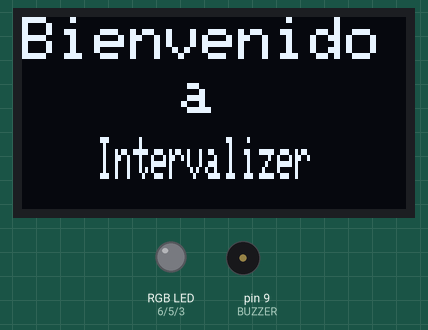
This sketch was run on a simulated Arduino Uno, built with avr-gcc and run on an emulated ATmega328P. On the bench: 128×64 one-colour display, an RGB LED mixed from three pins (HIGH = lit), buzzer (waves = sounding). Random numbers use the default seed unless the sketch sets one; what the sketch prints to the serial monitor is not drawn.

Above: at 0.1 s.
At 2.4 s:
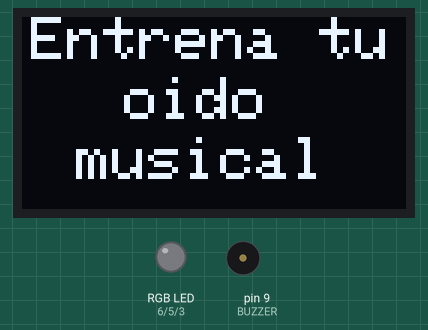
At 5.3 s:
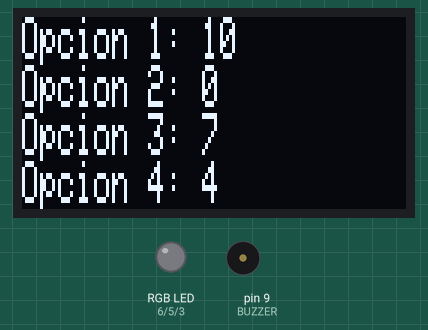
At 12.4 s:
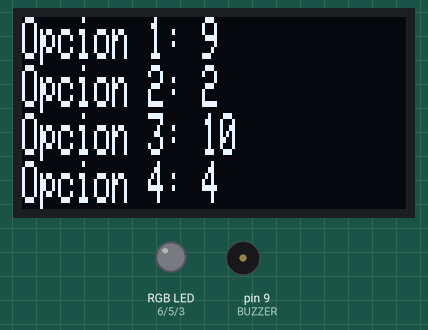
At 19.5 s:
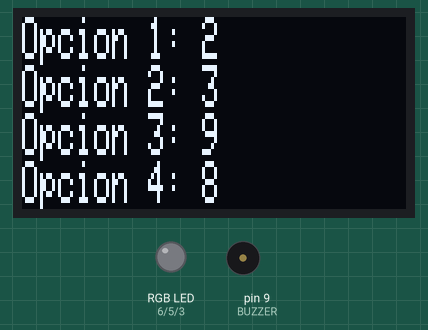
At 37.4 s:
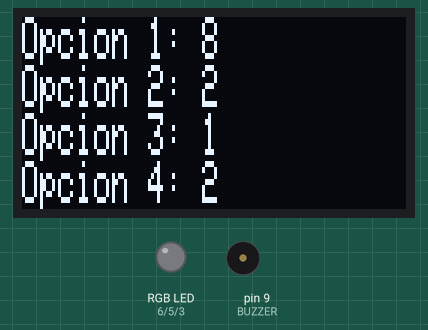
Timing chart, 0 to 38.9 s (numbered marks = the images above):
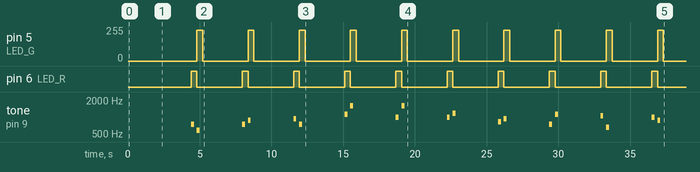

Measured:
- by itself, pin 5 (LED_G): alternates 230/255 for 0.40 s and 0/255 for 3.2 s
- by itself, pin 6 (LED_R): alternates HIGH for 0.40 s and LOW for 3.2 s
- by itself, tone on pin 9 (BUZZER): plays 739 Hz for 0.20 s, 587 Hz for 0.20 s, 739 Hz for 0.20 s, 880 Hz for 0.20 s, 932 Hz for 0.20 s, 739 Hz for 0.20 s … (20 notes in this stretch)
- what the display in image 1 shows lasts 2.1 s, from 2.3 s to 4.4 s
- what the display in image 2 shows lasts 3.6 s, from 4.4 s to 8.0 s

The sketch:

Intervalizer.ino
```cpp
// Primero definimos variables para las entradas físicas del Arduino y sus respectivos componentes.
#define BUZZER 9
#define BOTON_1 2
#define BOTON_2 4
#define BOTON_3 7
#define BOTON_4 8
#define LED_R 6
#define LED_G 5
#define LED_B 3

// Declaramos varialbes para la pantalla OLED

// Estas son las librerías
#include <Wire.h>
#include <Adafruit_GFX.h>
#include <Adafruit_SSD1306.h>

// Estas son las dimensiones de la pantalla OLED
#define ANCHO 128
#define ALTO 64

// Acá se instancia el objeto "oled" de la clase "Adafruit_SSD1306".
// La variable OLED_RESET es propia de un módulo de pantalla fabricado por Adafruit.
#define OLED_RESET 4
Adafruit_SSD1306 oled(ANCHO, ALTO, &Wire, OLED_RESET);

// Array con las frecuencias de las notas músicales. Son dos octavas, de La4 a La6
double notas_musicales[] = {
  440,
  466.16,
  493.88,
  523.25,
  554.37,
  587.33,
  622.25,
  659.26,
  698.46,
  739.99,
  783.99,
  830.61,
  880,
  932.33,
  987.77,
  1046.5,
  1108.73,
  1174.66,
  1244.51,
  1318.51,
  1396.91,
  1479.98,
  1567.98,
  1661.22,
  1760
};

// Definimos los intervalos disponibles. En este caso, sólo serán 3ra Mayor, 4ta Justa, 5ta Justa y 6ta mayor.
int intervalos[] = {1, 2, 3, 4, 5, 6, 7, 8, 9, -1, -2, -3, -4, -5, -6, -7, -8, -9};

void setup() {
  // put your setup code here, to run once:

  Serial.begin(9600); // Iniciamos la comunicación serial

  // Definimos los pines como entradas o salidas
  pinMode(BUZZER, OUTPUT);
  pinMode(BOTON_1, INPUT);
  pinMode(BOTON_2, INPUT);
  pinMode(BOTON_3, INPUT);
  pinMode(BOTON_4, INPUT);
  pinMode(LED_R, OUTPUT);
  pinMode(LED_G, OUTPUT);
  pinMode(LED_B, OUTPUT);

  // RandomSeed - Esto permitirá que la secuencia de números
  // siempre sea distinta.
  randomSeed(analogRead(A0));

  // Iniciamos la pantalla OLED
  Wire.begin();
  oled.begin(SSD1306_SWITCHCAPVCC, 0X3C);

  // Bienvenida al juego
  saludar();
}

void loop() {
  // Primero elegimos la primera nota al azar

  // Elegimos la primer nota al azar
  int numero_random = random(9, 17);
  double primer_nota =elegirPrimerNota(numero_random);

  // Elegimos al azar el intervalo
  int intervalo = elegirIntervalo();

  // Definimos la segunda nota en base al intervalo
  double segunda_nota = elegirSegundaNota(intervalo, numero_random);

  Serial.println("-------");

 // Ahora generamos las opciones posibles
 // En este caso serán opcion_correcta, opcion_1, opcion_2, opcion_3
 // Las 3 restantes serán incorrectas y distintas entre sí.

 int opcion_correcta = definirIntervaloCorrecto(intervalo);
 int opcion_1 = generarIntervaloIncorrecto(intervalo);
 int opcion_2 = generarIntervaloIncorrecto(intervalo);
 int opcion_3 = generarIntervaloIncorrecto(intervalo);

 // Ahora imprimimos en la pantalla las opciones
 imprimirOpciones(opcion_correcta, opcion_1, opcion_2, opcion_3);

 // Ahora emitimos los sonidos
 emitirIntervalos(primer_nota, segunda_nota);
}

void saludar(){
  oled.clearDisplay();
  oled.setTextColor(WHITE);
  oled.setCursor(0, 0);
  oled.setTextSize(2);
  oled.println("Bienvenido");
  oled.setCursor(53, 18);
  oled.println("a");
  oled.setCursor(25, 40);
  oled.setTextSize(1, 2);
  oled.println("Intervalizer");

  oled.display();
  delay(2250);

  oled.clearDisplay();
  oled.setTextColor(WHITE);
  oled.setCursor(3, 0);
  oled.setTextSize(2);
  oled.println("Entrena tu");
  oled.setCursor(34, 20);
  oled.println("oido");
  oled.setCursor(18, 40);
  oled.println("musical");
  oled.display();
  delay(2000);
}

double elegirPrimerNota(int numero_random) {
  // Por ahora no será muy sofisticado el sistema. Elegiré una nota del medio para que nunca me tire error al elegir la segunda nota.
  double primer_nota = notas_musicales[numero_random]; // En este caso, se podrá elegir desde la novena nota hasta la décimosexta.
  Serial.print("Esta es la primer nota: ");
  Serial.println(primer_nota);
  return primer_nota;
}

int elegirIntervalo() {
  int intervalo = intervalos[random(0,17)];
  Serial.print("Este es el intervalo: ");
  Serial.println(intervalo);
  return intervalo;
}

double elegirSegundaNota(int intervalo, int numero_random) {
  double segunda_nota = notas_musicales[numero_random + intervalo];
  Serial.print("Este es la segunda nota: ");
  Serial.println(segunda_nota);
  return segunda_nota;
}

void emitirIntervalos(double primer_nota, double segunda_nota){
 tone(BUZZER, primer_nota, 200);
 analogWrite(LED_R, 255);
 delay(400);
 analogWrite(LED_R, 0);

 tone(BUZZER, segunda_nota, 200);
 analogWrite(LED_G, 230);
 delay(400);
 analogWrite(LED_G, 0);

 delay(2700);
}

int definirIntervaloCorrecto(int intervalo){
  if (intervalo < 0) {
    intervalo = intervalo * -1;
  }
  return intervalo;
}

int generarIntervaloIncorrecto(int intervalo) {
  int intervalo_incorrecto = random(0, 11);
  while (intervalo == intervalo_incorrecto) {
    intervalo_incorrecto = random(0, 11);
  };
  return intervalo_incorrecto;
}

void imprimirOpciones(int opcion_correcta, int opcion_1, int opcion_2, int opcion_3) {
  oled.clearDisplay();
  oled.setTextColor(WHITE);
  oled.setCursor(0, 0);
  oled.setTextSize(1, 2);

  oled.print("Opcion 1: ");
  oled.println(opcion_1);
  oled.print("Opcion 2: ");
  oled.println(opcion_2);
  oled.print("Opcion 3: ");
  oled.println(opcion_3);
  oled.print("Opcion 4: ");
  oled.print(opcion_correcta);
  oled.display();
}
```
